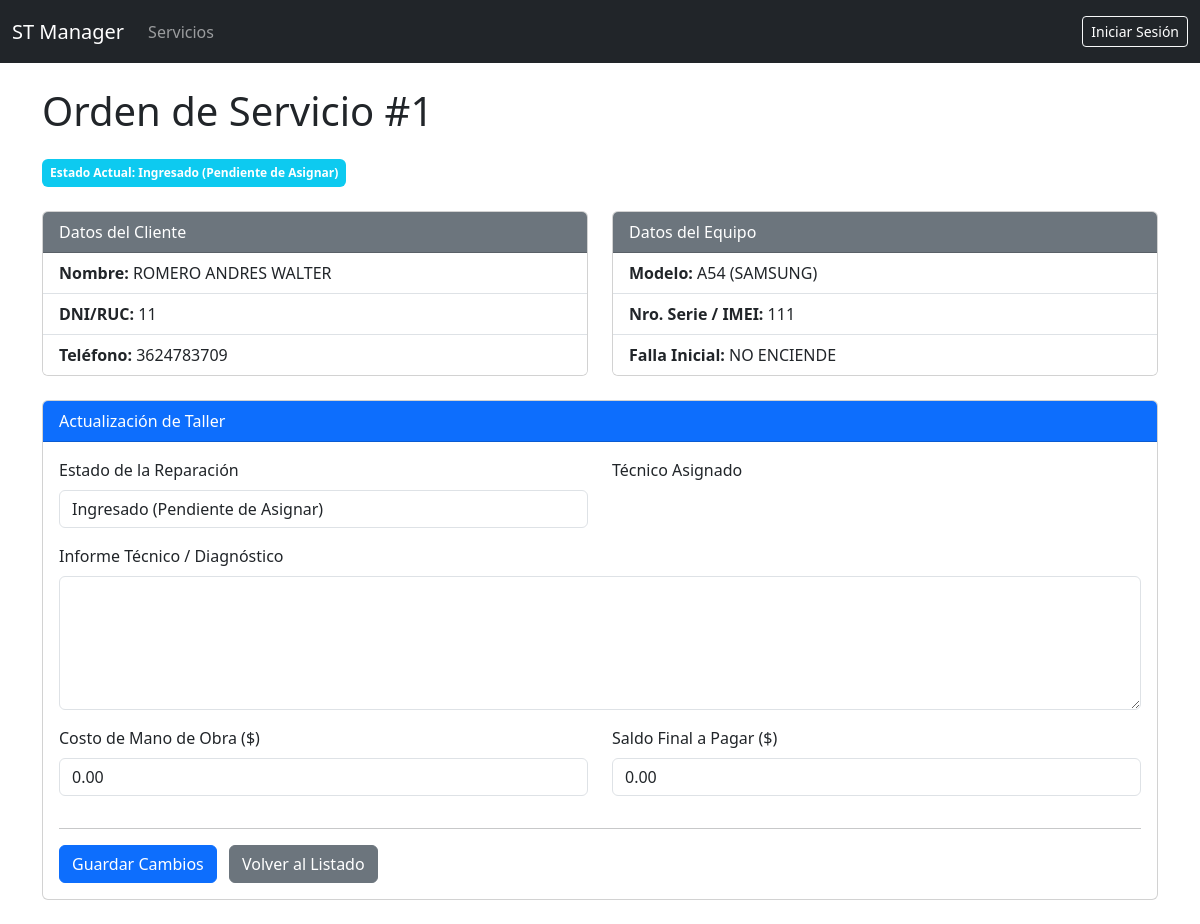
Page /servicios/1/modificar/ on the committed database.
### gestion_servicios/models.py (models this page shows, shortened)
class TimeStampedModel(models.Model):
    created_at = models.DateTimeField(auto_now_add=True, verbose_name="Fecha de Creación")
    updated_at = models.DateTimeField(auto_now=True, verbose_name="Última Modificación")
    class Meta:
        abstract = True
        ordering = ['-created_at']

class Reparacion(TimeStampedModel):
    ESTADO_CHOICES = [
        ('INGRESADO', 'Ingresado (Pendiente de Asignar)'),
        ('PRESUPUESTADO', 'Presupuesto Enviado'),
        ('EN_ESPERA_REP', 'En Espera de Repuestos'),
        ('EN_REPARACION', 'En Reparación'),
        ('TERMINADA', 'Reparación Terminada (Listo para Entregar)'),
        ('NO_REPARABLE', 'No Reparable'),
        ('ENTREGADA', 'Entregado al Cliente'),
    ]
    cliente = models.ForeignKey(
        Cliente,
        on_delete=models.CASCADE,
        related_name='reparaciones_cliente'
    )
    equipo = models.ForeignKey(
        Equipo,
        on_delete=models.CASCADE,
        related_name='reparaciones_equipo'
    )
    tecnico_asignado = models.ForeignKey(
        Tecnico,
        on_delete=models.SET_NULL,
        null=True,
        blank=True,
        related_name='servicios_asignados'
    )
    fecha_ingreso = models.DateTimeField(
        auto_now_add=True,
        verbose_name="Fecha de Ingreso"
    )
    fecha_entrega = models.DateTimeField(
        null=True,
        blank=True,
        verbose_name="Fecha de Entrega"
    )
    estado = models.CharField(
        max_length=20,
        choices=ESTADO_CHOICES,
        default='INGRESADO',
        verbose_name="Estado Actual"
    )
    falla_reportada = models.TextField(
        verbose_name="Falla Reportada por el Cliente"
    )
    informe_tecnico = models.TextField(
        blank=True,
        verbose_name="Diagnóstico e Informe Técnico"
    )
    mano_de_obra = models.DecimalField(
        max_digits=10,
        decimal_places=2,
        default=0.00,
        verbose_name="Costo de Mano de Obra"
    )
    saldo_final = models.DecimalField(
        max_digits=10,
        decimal_places=2,
        default=0.00,
        verbose_name="Saldo a Cobrar"
    )
    class Meta:
        verbose_name = "Orden de Servicio"
        verbose_name_plural = "Órdenes de Servicio"
        ordering = ['-fecha_ingreso']

class Cliente(TimeStampedModel):
    nombre = models.CharField(max_length=150, verbose_name="Nombre Completo")
    direccion = models.CharField(max_length=255, blank=True, null=True)
    telefono = models.CharField(max_length=20, blank=True, null=True)
    celular = models.CharField(max_length=20, blank=True, null=True)
    email = models.EmailField(max_length=255, blank=True, null=True)
    clave = models.CharField(
        max_length=50,
        unique=True,
        verbose_name="DNI/Identificación"
    )
    class Meta:
        verbose_name = "Cliente"
        verbose_name_plural = "Clientes"

class Equipo(TimeStampedModel):
    serie_imei = models.CharField(
        max_length=100,
        unique=True,
        verbose_name="Nro. Serie / IMEI",
        help_text="Clave única para identificar el equipo (IMEI, S/N, etc.)"
    )
    tipo = models.ForeignKey(
        TipoEquipo,
        on_delete=models.SET_NULL,
        null=True,
        blank=True,
        verbose_name="Tipo de Equipo"
    )
    marca = models.ForeignKey(
        Marca,
        on_delete=models.SET_NULL,
        null=True,
        blank=True,
        verbose_name="Marca"
    )
    modelo = models.ForeignKey(
        Modelo,
        on_delete=models.SET_NULL,
        null=True,
        blank=True,
        verbose_name="Modelo"
    )
    accesorios = models.TextField(
        blank=True,
        verbose_name="Accesorios Entregados"
    )
    estado_general = models.TextField(
        blank=True,
        verbose_name="Estado General y Estético"
    )
    fecha_compra = models.DateField(
        blank=True,
        null=True,
        verbose_name="Fecha de Compra"
    )
    class Meta:
        verbose_name = "Equipo"
        verbose_name_plural = "Equipos"

class Modelo(models.Model):
    modelo = models.CharField(max_length=100, verbose_name="Modelo")
    marca = models.ForeignKey(
        Marca,
        on_delete=models.CASCADE,
        related_name='modelos',
        verbose_name="Marca"
    )
    class Meta:
        verbose_name = "Modelo"
        verbose_name_plural = "Modelos"
        unique_together = [['modelo', 'marca']]  # Un modelo único por marca
        ordering = ['marca', 'modelo']
    def __str__(self):
        return f"{self.modelo} ({self.marca.nombre})"

class Marca(models.Model):
    nombre = models.CharField(max_length=50, unique=True, verbose_name="Marca")
    class Meta:
        verbose_name = "Marca"
        verbose_name_plural = "Marcas"
        ordering = ['nombre']

### gestion_servicios/views.py (the view, shortened to what this page needs)
# urls.py: path('<int:pk>/modificar/', views.ReparacionUpdateView.as_view(), name='modificar_servicio'),
class ReparacionUpdateView(UpdateView):
    model = Reparacion
    form_class = ReparacionUpdateForm
    template_name = 'gestion_servicios/modificar_servicio.html'
    success_url = reverse_lazy('lista_servicios')
    def get_context_data(self, **kwargs):
        context = super().get_context_data(**kwargs)
        if 'tecnico_form' not in context:
            context['tecnico_form'] = TecnicoForm()
        return context

### gestion_servicios/forms.py (shortened to what this page needs)
class ReparacionUpdateForm(forms.ModelForm):
    tecnico_asignado = forms.CharField(
        required=False,
        widget=forms.HiddenInput(attrs={'id': 'id_tecnico'})
    )
    class Meta:
        model = Reparacion
        fields = [
            'estado',
            'tecnico_asignado', # El campo sigue aquí
            'informe_tecnico',
            'mano_de_obra',
            'saldo_final'
        ]
        widgets = {
            'estado': forms.Select(attrs={'class': 'form-control'}),
            'informe_tecnico': forms.Textarea(attrs={'class': 'form-control', 'rows': 5}),
            'mano_de_obra': forms.NumberInput(attrs={'class': 'form-control'}),
            'saldo_final': forms.NumberInput(attrs={'class': 'form-control'}),
        }

class TecnicoForm(forms.ModelForm):
    class Meta:
        model = Tecnico # Asumiendo que el modelo se llama 'Tecnico'
        fields = ['nombre'] # Asumiendo que el campo a llenar es 'nombre'
        widgets = {
            'nombre': forms.TextInput(attrs={
                'class': 'form-control',
                'placeholder': 'Ej: Juan Pérez, Maria Gómez...'
            })
        }

### gestion_servicios/templates/gestion_servicios/modificar_servicio.html (shortened to what this page needs)
{% extends "base.html" %}
{% block content %}
    <h1 class="mb-4">Orden de Servicio #{{ object.pk }}</h1>
    <span class="badge bg-info p-2 mb-4">Estado Actual: {{ object.get_estado_display }}</span>
    <div class="row mb-4">
        <div class="col-md-6">
            <div class="card">
                <div class="card-header bg-secondary text-white">Datos del Cliente</div>
                <ul class="list-group list-group-flush">
                    <li class="list-group-item"><strong>Nombre:</strong> {{ object.cliente.nombre }}</li>
                    <li class="list-group-item"><strong>DNI/RUC:</strong> {{ object.cliente.clave }}</li>
                    <li class="list-group-item"><strong>Teléfono:</strong> {{ object.cliente.telefono }}</li>
                </ul>
            </div>
        </div>
        <div class="col-md-6">
            <div class="card">
                <div class="card-header bg-secondary text-white">Datos del Equipo</div>
                <ul class="list-group list-group-flush">
                    <li class="list-group-item"><strong>Modelo:</strong> {{ object.equipo.modelo }}</li>
                    <li class="list-group-item"><strong>Nro. Serie / IMEI:</strong> {{ object.equipo.serie_imei }}</li>
                    <li class="list-group-item"><strong>Falla Inicial:</strong> {{ object.falla_reportada }}</li>
                </ul>
            </div>
        </div>
    </div>
    <div class="card mb-4">
        <div class="card-header bg-primary text-white">Actualización de Taller</div>
        <div class="card-body">
            <form method="post" novalidate>
                <div class="row">
                    <div class="col-md-6 mb-3">
                        <label for="{{ form.estado.id_for_label }}" class="form-label">Estado de la Reparación</label>
                        {{ form.estado }}
                    </div>
                    <div class="col-md-6 mb-3">
                        <label for="{{ form.tecnico_asignado.id_for_label }}" class="form-label">Técnico Asignado</label>
                    </div>
                </div>
                <div class="mb-3">
                    <label for="{{ form.informe_tecnico.id_for_label }}" class="form-label">Informe Técnico / Diagnóstico</label>
                    {{ form.informe_tecnico }}
                </div>
                <div class="row">
                    <div class="col-md-6 mb-3">
                        <label for="{{ form.mano_de_obra.id_for_label }}" class="form-label">Costo de Mano de Obra ($)</label>
                        {{ form.mano_de_obra }}
                    </div>
                    <div class="col-md-6 mb-3">
                        <label for="{{ form.saldo_final.id_for_label }}" class="form-label">Saldo Final a Pagar ($)</label>
                        {{ form.saldo_final }}
                    </div>
                </div>
                <hr>
                <button type="submit" class="btn btn-primary me-2">Guardar Cambios</button>
                <a href="{% url 'lista_servicios' %}" class="btn btn-secondary">Volver al Listado</a>
            </form>
        </div>
    </div>
{% endblock %}

### rows in the picture
Reparacion: pk "1", estado "Ingresado (Pendiente de Asignar)", cliente.nombre "ROMERO ANDRES WALTER", cliente.clave "11", cliente.telefono "3624783709", equipo.modelo "A54 (SAMSUNG)", equipo.serie_imei "111", falla_reportada "NO ENCIENDE", mano_de_obra "0.00", saldo_final "0.00"
